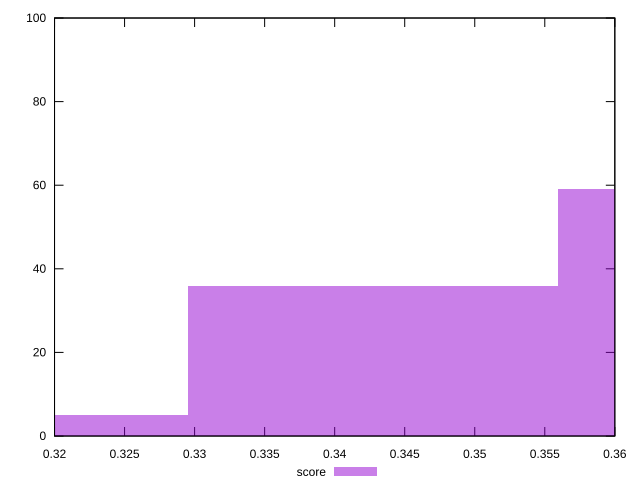

This figure's gnuplot source:
reset

$score <<EOF
0.316376614205943 5
0.36910604990693346 59
0.3427413320564382 36
EOF

set key outside below
set boxwidth 0.026364717850495246
set xrange [0.32:0.36]
set yrange [0:100]
set trange [0:100]
set style fill transparent solid 0.5 noborder
set terminal svg size 640, 490 enhanced background rgb 'white'
set output "reports/report_00033_2021-03-01T14-23-16.841Z/unused-javascript/samples/astro-inner-cached/score/histogram.svg"

plot $score title "score" with boxes

reset
